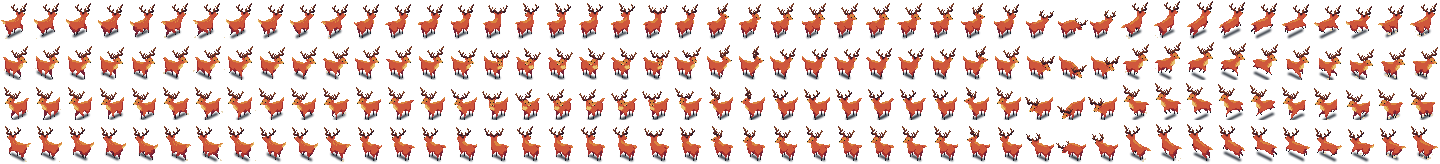
#> input picture images/deer-land.png, 1440 x 164 px
$ python deer_render.py --out out.png
#> lines starting #> are read from the running program, lines starting #| are printed output that depends on the picture
### spritecraft/deer_skeleton.py
#!/usr/bin/env python3
"""The red deer's skeleton in true space, reverse-engineered from the artist's standing
stag (images/deer-land.png), and checked by projecting it back onto the sprites.

Usage (needs Python 3 with numpy and Pillow):

    python3 spritecraft/deer_skeleton.py                 # fit, print measurements and errors
    python3 spritecraft/deer_skeleton.py --overlay o.png # also draw the projected skeleton
                                                         # over the sprites, enlarged
    python3 spritecraft/deer_skeleton.py --wire w.png    # the whole skeleton in all 8 facings

PROJECTION (as spritecraft/isomet-render.html): a point (x, y, z) in true space, x and y
along the map's grid axes and z up, lands on screen at
    u = x - y,   v = (x + y) / 2 - z
in sprite pixels. So a unit of true space is a pixel of height; a grid axis is drawn at
2:1. The deer's own axes: forward f, left s (its left side), up z. Facing grid direction
F (a unit grid vector), with L its left (F turned a quarter clockwise on the map seen
from above, as the grid's y axis points down-left on screen), a body point (f, s, z)
is at origin + f F + s L in the grid.

THE FRAMES READ: the idle sequence's straight-ahead standing pose, column 27, in the two
facings the artist drew (the other two are these mirrored): row 1 facing grid E
(screen down-right) and row 0 facing grid N (up-right). Both show the deer's left side.
LANDMARKS (pixel centres, read by eye from the 32 x 41 frames; see READINGS):
    feet          where each hoof meets the ground: the bottom pixel of each leg
    hip, withers  the top of the body (the spine) above the hind and the front legs
    belly, chest  the bottom of the body below the hind and the front legs
    tail          the tip of the tail
    poll          the back of the head, where the neck's spine ends
    crown         the top-centre of the head, between the antlers' bases
    eye           the near (left) eye
    nose          the tip of the nose
The body points lie on its midline (s = 0), the feet on the ground (z = 0), and the
model is left-right symmetric; with two views of each point, the fit (least squares) is
over-determined, and its errors on reprojection say how far the art departs from one
rigid 3D deer (pixel art is drawn by eye, a pixel at a time).
"""

import argparse
from pathlib import Path

import numpy as np
from PIL import Image, ImageDraw

PROJECT = Path(__file__).resolve().parent.parent
FW, FH = 32, 41

# facing: (sheet row, F, L) with F, L grid unit vectors
VIEWS = {
    "E": (1, (1, 0), (0, 1)),
    "N": (0, (0, -1), (1, 0)),
}

# READINGS: (u, v) pixel centres, by view (+0.5 is the centre of a pixel's cell)
c = lambda x, y: (x + 0.5, y + 0.5)
READINGS = {
    "E": {
        "footHL": c(7, 33), "footHR": c(10, 32), "footFL": c(16, 37), "footFR": c(17, 35),
        "hip": c(8.5, 19), "belly": c(8.5, 28), "withers": c(15.5, 21), "chest": c(16.5, 29.5),
        "tail": c(2, 17), "poll": c(17, 16), "crown": c(19.5, 15.5), "eye": c(19, 16.5),
        "nose": c(24, 17),
    },
    "N": {
        "footHL": c(10, 37), "footHR": c(7, 36), "footFL": c(17, 33), "footFR": c(15, 31),
        "hip": c(8.5, 21), "belly": c(8.5, 30), "withers": c(14.5, 20), "chest": c(16, 29.5),
        "tail": c(2, 23.5), "poll": c(15, 15), "crown": c(17, 13.5), "eye": c(19, 17),
        "nose": c(24, 18),
    },
}

# The model's unknowns, and each landmark in terms of them: (f, s, z), each a name of an
# unknown, a number, or a (sign, name) pair.
PARAMS = ["fH", "sH", "fF", "sF", "zHip", "zBelly", "zWithers", "zChest", "fTail", "zTail",
          "fPoll", "zPoll", "fCrown", "zCrown", "fEye", "sEye", "zEye", "fNose", "zNose"]
MODEL = {
    "footHL": ("fH", "sH", 0), "footHR": ("fH", (-1, "sH"), 0),
    "footFL": ("fF", "sF", 0), "footFR": ("fF", (-1, "sF"), 0),
    "hip": ("fH", 0, "zHip"), "belly": ("fH", 0, "zBelly"),
    "withers": ("fF", 0, "zWithers"), "chest": ("fF", 0, "zChest"),
    "tail": ("fTail", 0, "zTail"), "poll": ("fPoll", 0, "zPoll"), "crown": ("fCrown", 0, "zCrown"),
    "eye": ("fEye", "sEye", "zEye"), "nose": ("fNose", 0, "zNose"),
}


def term(t, n):
    """t as a coefficient row over PARAMS (and a constant)."""
    row = np.zeros(n)
    if isinstance(t, str):
        row[PARAMS.index(t)] = 1
        return row, 0.0
    if isinstance(t, tuple):
        row[PARAMS.index(t[1])] = t[0]
        return row, 0.0
    return row, float(t)


# [4 lines left out: function project, not called in this run]


HEAD = {"poll", "crown", "eye", "nose"}


def fit(yaws=None):
    """Least squares over PARAMS and each view's origin (its ground point, in grid units
    relative to the frame's: u0, v0), with the neck and head turned by yaws[view] (radians,
    to the deer's left) about the withers."""
    yaws = yaws or {v: 0.0 for v in VIEWS}
    views = list(VIEWS)
    n = len(PARAMS) + 2 * len(views)
    A, b = [], []
    for vi, view in enumerate(views):
        _, F, L = VIEWS[view]
        for name, (u, v) in READINGS[view].items():
            ft, st, zt = MODEL[name]
            rf, cf = term(ft, n)
            rs, cs = term(st, n)
            rz, cz = term(zt, n)
            if name in HEAD:  # turned about the withers: f' = fF + (f-fF) cos - s sin, s' = (f-fF) sin + s cos
                co, si = np.cos(yaws[view]), np.sin(yaws[view])
                rW, _ = term("fF", n)
                rf, rs, cf, cs = (rW + (rf - rW) * co - rs * si, (rf - rW) * si + rs * co,
                                  cf * co - cs * si, cf * si + cs * co)
            # u = (f F + s L).x - (...).y + u0 ;  v = ((...).x + (...).y) / 2 - z + v0
            ru = rf * (F[0] - F[1]) + rs * (L[0] - L[1])
            rv = rf * (F[0] + F[1]) / 2 + rs * (L[0] + L[1]) / 2 - rz
            ru[len(PARAMS) + 2 * vi] = 1
            rv[len(PARAMS) + 2 * vi + 1] = 1
            A += [ru, rv]
            b += [u - (cf * (F[0] - F[1]) + cs * (L[0] - L[1])),
                  v - (cf * (F[0] + F[1]) / 2 + cs * (L[0] + L[1]) / 2 - cz)]
    A, b = np.array(A), np.array(b)
    # gauge: f is measured from the midpoint between the hind and front feet
    gauge = np.zeros(n); gauge[PARAMS.index("fH")] = 1; gauge[PARAMS.index("fF")] = 1
    A = np.vstack([A, gauge * 100]); b = np.append(b, 0)
    sol, *_ = np.linalg.lstsq(A, b, rcond=None)
    p = dict(zip(PARAMS, sol[:len(PARAMS)]))
    origins = {view: sol[len(PARAMS) + 2 * vi: len(PARAMS) + 2 * vi + 2] for vi, view in enumerate(views)}
    return p, origins, float(np.sum((A[:-1] @ sol - b[:-1]) ** 2))


def fit_yaws():
    """The head's turn in each view that best fits (searched by degrees)."""
    best = None
    for a in range(-90, 91, 3):
        for b in range(-90, 91, 3):
            yaws = {"E": np.radians(a), "N": np.radians(b)}
            p, o, err = fit(yaws)
            if best is None or err < best[3]:
                best = (p, o, yaws, err)
    return best


# [35 lines left out: functions point, screen, measurements, not called in this run]


# THE INFERRED SKELETON. The sprites draw only the lowest part of each leg as a stick (the
# pastern, the cannon and a little above); the upper leg is body-coloured, unoutlined, inside
# the body's silhouette. So the joints are placed by a real red deer stag's proportions
# (withers about 1.2 m; approximate), fitted to the art's own body, whose chest and belly
# are deeper and legs shorter than life: a height is mapped piecewise, below the body's
# underline (brisket, flank) in proportion to it, above it between the underline and the
# topline. Fore-and-aft and sideways offsets are a stag's centimetres at the art's length
# scale (its hoof-to-hoof length, fF - fH, against a stag's STAG_HOOVES_CM).
# Shoulders and hips are on the sides of the body, not on the spine: the shoulder blade is
# slung in muscle beside the withers (no joint with the spine); the hip joints are in the
# pelvis, which hangs from the spine at the sacrum (the art's "hip" landmark).
#   joint: (height as a share of withers, forward of the leg's hoof in cm, out from the midline in cm)
STAG_FORE = {
    "scapula": (0.88, -8, 8),      # top of the shoulder blade
    "shoulder": (0.67, 12, 14),    # point of the shoulder: the shoulder joint
    "elbow": (0.53, -4, 12),
    "carpus": (0.30, 1, None),     # the foreleg's "knee" (the wrist); None: as the hoof
    "fetlockF": (0.09, -4, None),
}
STAG_HIND = {
    "coxa": (0.92, 10, 18),        # point of the hip: the wing of the pelvis
    "hipjoint": (0.77, -6, 15),
    "ischium": (0.82, -24, 8),     # pin bone
    "stifle": (0.58, 10, 16),      # the hind "knee"
    "hock": (0.36, -10, None),
    "fetlockH": (0.09, -4, None),
}
STAG_UNDERLINE = 0.52              # brisket and flank height, as a share of withers
STAG_HOOVES_CM = 75                # hind hooves to fore hooves, standing square
EYE_S = 1.0                        # the eyes' half-spacing (both views show one side: the fit can't see it)

SIDES = {"L": 1, "R": -1}
BONES = ([("tail", "sacrum"), ("sacrum", "withers"), ("withers", "poll"), ("poll", "crown"),
          ("crown", "nose"), ("poll", "nose")]
         + [(a + x, b + x) for x in SIDES for a, b in [
             ("sacrum", "coxa"), ("coxa", "hipjoint"), ("hipjoint", "ischium"), ("ischium", "sacrum"),
             ("hipjoint", "stifle"), ("stifle", "hock"), ("hock", "fetlockH"), ("fetlockH", "hoofH"),
             ("scapula", "shoulder"), ("shoulder", "elbow"), ("elbow", "carpus"), ("carpus", "fetlockF"),
             ("fetlockF", "hoofF")]])
SOFT = ([("scapula" + x, "withers") for x in SIDES]                 # muscle, not bone
        + [("shoulderL", "shoulderR"), ("hipjointL", "hipjointR")])  # across the body, for reading depth
_midline = lambda n: n[:-1] if n[:-1] == "sacrum" else n  # the sacrum is one, on the midline
BONES = [(_midline(a), _midline(b)) for a, b in BONES]


# [57 lines left out: functions joints, bone_lengths, to_screen, leg_check, not called in this run]


NEAR, FAR, SOFTC, HEADC = (200, 30, 30), (240, 150, 150), (150, 150, 150), (30, 60, 200)


# [34 lines left out: functions draw_skeleton, overlay, not called in this run]


# the eight facings: grid unit vectors of the deer's forward F and left L, by the game's
# DIR_* order; with the frame's ground point (the critter's position: animat.js) POSITION_F
# forward of the middle between the hooves (the fit's ground points)
S2 = 2 ** -0.5
FACINGS = {
    "E": ((1, 0), (0, 1)), "SE": ((S2, S2), (-S2, S2)), "S": ((0, 1), (-1, 0)), "SW": ((-S2, S2), (-S2, -S2)),
    "W": ((-1, 0), (0, -1)), "NW": ((-S2, -S2), (S2, -S2)), "N": ((0, -1), (1, 0)), "NE": ((S2, -S2), (S2, S2)),
}
GROUND = (16, 33)
POSITION_F = 3.4


def near_side(F, L):
    """The side nearer the camera (which looks along -(1, 1, 1)): the one whose L points toward +x+y."""
    return "L" if L[0] + L[1] > 0 or (L[0] + L[1] == 0 and L[0] > 0) else "R"


# [57 lines left out: functions wireframe, main, not called in this run]


# [2 lines that do not run on import are left out]

### spritecraft/deer_render.py
#!/usr/bin/env python3
"""A first pass at drawing the stag from its skeleton (deer_skeleton.py) in any facing:
simple solids hung on the skeleton, projected isometrically and painted in the artist's
palette. GENERATED ART: not the artist's, and not canonical (admin/design_notes.md).

Usage (needs Python 3 with numpy and Pillow):

    python3 spritecraft/deer_render.py --out /tmp/deer-facings.png   # the standing stag in
                                                                    # all 8 facings, beside
                                                                    # the artist's 4 (enlarged)

THE SOLIDS (true space, the deer's own axes: f forward, s left, z up; see deer_skeleton.py):
the body an ellipsoid between the hips and the withers; the neck and head capsules from
the withers to the poll and on to the nose; the legs thin capsules from the body to the
hooves; the tail; the antlers as branching lines. Each is sampled densely over its
surface, every sample projected (u = x - y, v = (x + y) / 2 - z) and the nearest to the
camera kept for each pixel (depth x + y + z: the camera looks down along -(1, 1, 1)).
SHADING: by the surface's normal: facing up, the highlight; facing down or away from the
light (from the camera's upper left), the shade; else the base coat.
"""

import argparse
from pathlib import Path

import numpy as np
from PIL import Image

import deer_skeleton as sk

PROJECT = Path(__file__).resolve().parent.parent
FW, FH = 32, 41
GROUND = (16, 33)         # the critter's position in the frame (animat.js: x centre, topToShadow)
POSITION_F = 3.4          # ...is this far forward of the middle between the feet (fit: deer_skeleton.py)

# the artist's palette (images/deer-land.png)
COAT, LIGHT, SHADE, DARK = (207, 87, 60), (218, 134, 62), (165, 48, 48), (117, 36, 56)
PALE, BLACK, SHADOW = (232, 193, 112), (16, 20, 31), (21, 29, 40)
ANTLER = [(136, 75, 43), (96, 44, 44), (52, 28, 39)]

# facings: grid unit vectors of the deer's forward and left (left: forward turned a quarter
# clockwise on screen... as deer_skeleton.VIEWS), by the game's DIR_* order E..NE
S2 = 2 ** -0.5
FACINGS = {
    "E": ((1, 0), (0, 1)), "SE": ((S2, S2), (-S2, S2)), "S": ((0, 1), (-1, 0)), "SW": ((-S2, S2), (-S2, -S2)),
    "W": ((-1, 0), (0, -1)), "NW": ((-S2, -S2), (S2, -S2)), "N": ((0, -1), (1, 0)), "NE": ((S2, -S2), (S2, S2)),
}


def solids(p):
    """Sample points (f, s, z), their normals and colours."""
    pts, nrm, col = [], [], []

    def add(P, N, C):
        pts.append(P); nrm.append(N); col.append(np.broadcast_to(np.array(C, float), P.shape).copy() if np.ndim(C) == 1 else C)

    def ellipsoid(c, r, colour, n=60):
        a, b = np.meshgrid(np.linspace(0, np.pi, n), np.linspace(0, 2 * np.pi, 2 * n))
        d = np.stack([np.cos(a), np.sin(a) * np.cos(b), np.sin(a) * np.sin(b)], -1).reshape(-1, 3)
        add(np.array(c) + d * r, d / np.array(r), colour)

    def capsule(p0, p1, r0, r1, colour, n=24):
        p0, p1 = np.array(p0, float), np.array(p1, float)
        axis = p1 - p0; L = np.linalg.norm(axis); ax = axis / L
        ref = np.array([0, 0, 1.0]) if abs(ax[2]) < 0.9 else np.array([0, 1.0, 0])
        e1 = np.cross(ax, ref); e1 /= np.linalg.norm(e1); e2 = np.cross(ax, e1)
        t, th = np.meshgrid(np.linspace(0, 1, max(4, int(L * 6))), np.linspace(0, 2 * np.pi, n))
        t, th = t.ravel(), th.ravel()
        r = r0 + (r1 - r0) * t
        d = np.cos(th)[:, None] * e1 + np.sin(th)[:, None] * e2
        add(p0 + t[:, None] * axis + d * r[:, None], d, colour)
        for c, rr in ((p0, r0), (p1, r1)):
            ellipsoid(c, (rr, rr, rr), colour, 10)

    fH, fF, sH, sF = p["fH"], p["fF"], p["sH"], p["sF"]
    zMid = (p["zHip"] + p["zBelly"]) / 2
    half = (p["zHip"] - p["zBelly"]) / 2
    # body
    # (the art's body runs from the rump, 4 behind the hips, to the chest, 3 before the shoulders)
    ellipsoid(((fH - 4 + fF + 3) / 2, 0, zMid - 0.2), ((fF + 3 - fH + 4) / 2, 2.4, half), COAT)
    # neck and head (straight ahead)
    poll, nose = (p["fPoll"], 0, p["zPoll"]), (p["fNose"], 0, p["zNose"])
    capsule((fF + 0.8, 0, zMid + 1.5), poll, 2.2, 1.5, COAT)
    capsule(poll, (p["fNose"] - 0.8, 0, p["zNose"] + 0.2), 1.6, 1.0, COAT)
    ellipsoid((p["fNose"] - 1.6, 0, p["zNose"] - 0.6), (1.4, 0.9, 0.8), PALE)   # muzzle and jaw
    ellipsoid(nose, (0.6, 0.6, 0.6), BLACK, 8)
    for side in (1, -1):
        ellipsoid((p["fEye"], side * 1.25, p["zEye"]), (0.45, 0.3, 0.45), BLACK, 8)
        ellipsoid((p["fPoll"] - 0.3, side * 1.4, p["zPoll"] + 0.8), (0.4, 0.5, 0.9), COAT, 8)  # ears
    # throat patch
    capsule((fF + 1.6, 0, zMid + 0.5), (p["fPoll"] + 1.2, 0, p["zPoll"] - 1.4), 1.2, 0.8, PALE)
    # tail
    capsule((p["fTail"] + 2.6, 0, p["zTail"] - 0.6), (p["fTail"] + 0.6, 0, p["zTail"]), 0.9, 0.7, LIGHT)
    # legs: thigh and upper arm inside the body, the rest thin, the hoof black
    for f, s, top in ((fH, sH, p["zBelly"] + 2), (fF, sF, p["zChest"] + 2)):
        for side in (1, -1):
            capsule((f, side * s, top), (f, side * s, 1.4), 0.45, 0.35, DARK)
            capsule((f, side * s, 1.2), (f, side * s, 0.4), 0.35, 0.35, BLACK)
    # antlers: a beam each side, up and back, with tines (rough, from the art's spread)
    for side in (1, -1):
        b0 = np.array([p["fCrown"] - 0.4, side * 0.9, p["zCrown"]])
        beam = [b0, b0 + [-0.8, side * 2.0, 2.6], b0 + [-1.8, side * 3.8, 5.4], b0 + [-1.6, side * 5.0, 8.6]]
        for k in range(len(beam) - 1):
            capsule(beam[k], beam[k + 1], 0.45, 0.4, ANTLER[1])
        for k, tine in ((0, [2.2, side * 0.3, 1.2]), (1, [2.0, side * 0.5, 2.0]), (2, [1.4, side * 0.8, 2.4]), (3, [-0.8, side * 0.6, 1.4])):
            capsule(beam[k], beam[k] + tine, 0.4, 0.3, ANTLER[0])
    P = np.concatenate(pts); N = np.concatenate(nrm); C = np.concatenate(col)
    N /= np.linalg.norm(N, axis=1, keepdims=True) + 1e-9
    return P, N, C


def render(p, facing, light_dir=(-0.4, 0.3, 0.85)):
    """The stag standing, facing `facing` (a key of FACINGS): a 32 x 41 RGBA frame."""
    F, L = (np.array(v, float) for v in FACINGS[facing])
    P, N, C = solids(p)
    # deer axes -> grid: x, y = (f - POSITION_F) F + s L; normals likewise
    gx = (P[:, 0] - POSITION_F)[:, None] * F + P[:, 1][:, None] * L
    x, y, z = gx[:, 0], gx[:, 1], P[:, 2]
    u = x - y + GROUND[0]
    v = (x + y) / 2 - z + GROUND[1]
    depth = x + y + z
    nx = N[:, 0][:, None] * F + N[:, 1][:, None] * L
    n3 = np.stack([nx[:, 0], nx[:, 1], N[:, 2]], 1)
    # light from the camera's upper left on screen: in the grid, toward -x, +y a little, and up
    ld = np.array(light_dir); ld /= np.linalg.norm(ld)
    lit = n3 @ ld
    img = np.zeros((FH, FW, 4), np.uint8)
    zbuf = np.full((FH, FW), -np.inf)
    px, py = np.floor(u).astype(int), np.floor(v).astype(int)
    ok = (px >= 0) & (px < FW) & (py >= 0) & (py < FH)
    for i in np.nonzero(ok)[0][np.argsort(depth[ok])]:
        X, Y = px[i], py[i]
        if depth[i] < zbuf[Y, X]:
            continue
        zbuf[Y, X] = depth[i]
        c = tuple(int(t) for t in C[i])
        if c == COAT:
            c = LIGHT if n3[i, 2] > 0.75 else SHADE if lit[i] < -0.15 or n3[i, 2] < -0.55 else COAT
        elif c == PALE and lit[i] < -0.3:
            c = LIGHT
        elif c in ANTLER and lit[i] < 0:
            c = ANTLER[2]
        img[Y, X] = (*c, 255)
    # the shadow: a soft ellipse on the ground under the body, behind everything
    sh = np.zeros((FH, FW))
    for t in np.linspace(-1, 1, 60):
        for w in np.linspace(-1, 1, 20):
            f = (p["fH"] + p["fF"]) / 2 - 0.6 + t * ((p["fF"] - p["fH"]) / 2 + 3)
            s = w * 2.2
            g = (f - POSITION_F) * F + s * L
            U, V = int(np.floor(g[0] - g[1] + GROUND[0])), int(np.floor((g[0] + g[1]) / 2 + GROUND[1]))
            if 0 <= U < FW and 0 <= V < FH:
                sh[V, U] = max(sh[V, U], 1 - 0.6 * (t * t + w * w))
    for Y in range(FH):
        for X in range(FW):
            if img[Y, X, 3] == 0 and sh[Y, X] > 0:
                img[Y, X] = (*SHADOW, int(60 + 120 * sh[Y, X]))
    return img


def main():
    ap = argparse.ArgumentParser(description=__doc__, formatter_class=argparse.RawDescriptionHelpFormatter)
    ap.add_argument("--out", type=Path, required=True)
    args = ap.parse_args()
    p, _, _, _ = sk.fit_yaws()
    sheet = Image.open(PROJECT / "images/deer-land.png").convert("RGBA")
#> sheet is the input picture: PIL image 1440x164 RGBA; mean R, G, B, A 39.7, 19.5, 15, 61.6
    art = {"E": sheet.crop((27 * FW, 1 * FH, 28 * FW, 2 * FH)), "N": sheet.crop((27 * FW, 0, 28 * FW, FH)),
           "W": sheet.crop((27 * FW, 3 * FH, 28 * FW, 4 * FH)), "S": sheet.crop((27 * FW, 2 * FH, 28 * FW, 3 * FH))}
    order = ["E", "SE", "S", "SW", "W", "NW", "N", "NE"]
    S = 4
    out = Image.new("RGBA", (len(order) * (FW + 2) * S, 2 * (FH + 2) * S), (120, 170, 90, 255))
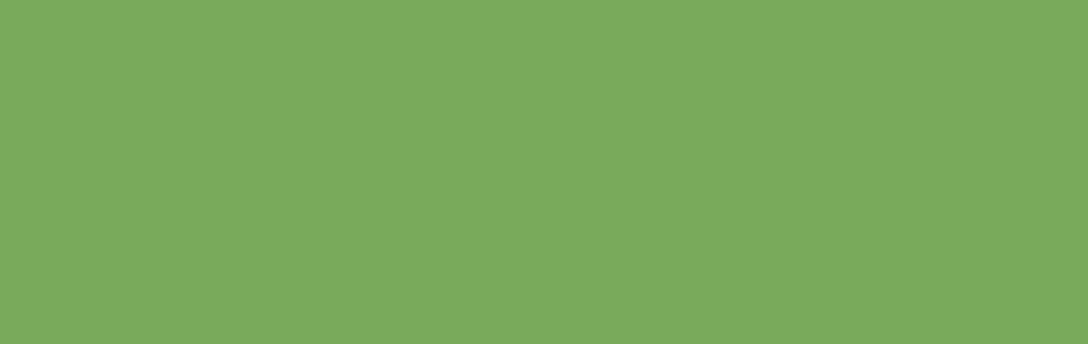
#> out: PIL image 1088x344 RGBA; mean R, G, B, A 120, 170, 90, 255
    for k, fc in enumerate(order):
        fr = Image.fromarray(render(p, fc), "RGBA")
        out.paste(fr.resize((FW * S, FH * S), Image.NEAREST), (k * (FW + 2) * S, 0), fr.resize((FW * S, FH * S), Image.NEAREST))
        if fc in art:
            a = art[fc].resize((FW * S, FH * S), Image.NEAREST)
            out.paste(a, (k * (FW + 2) * S, (FH + 2) * S), a)
#> this loop made 8 passes
#> pass 1, in main, `fr = Image.fromarray(render(p, fc), "RGBA")`:
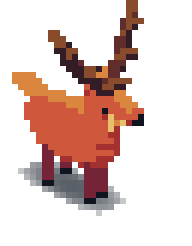
#> fr: PIL image 32x41 RGBA (shown 6 times larger); mean R, G, B, A 41.2, 20, 15.1, 68.9; transparent parts drawn white
#> pass 1, in main, `a = art[fc].resize((FW * S, FH * S), Image.NEAREST)`:
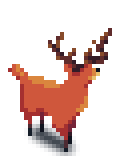
#> a: PIL image 128x164 RGBA; mean R, G, B, A 38.7, 18.1, 14.1, 60.2; transparent parts drawn white
#> pass 3, in main, `fr = Image.fromarray(render(p, fc), "RGBA")`:
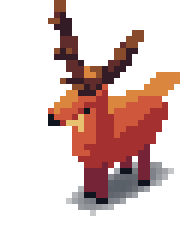
#> fr: PIL image 32x41 RGBA (shown 6 times larger); mean R, G, B, A 38.5, 17.7, 14.5, 68.7; transparent parts drawn white
#> after the loop:
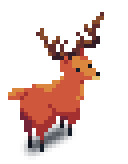
#> a: PIL image 128x164 RGBA; mean R, G, B, A 39.6, 18.8, 14.5, 61.6; transparent parts drawn white
#> after the loop:
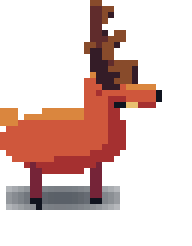
#> fr: PIL image 32x41 RGBA (shown 6 times larger); mean R, G, B, A 44.7, 20.4, 15.9, 73.4; transparent parts drawn white
#> after the loop:
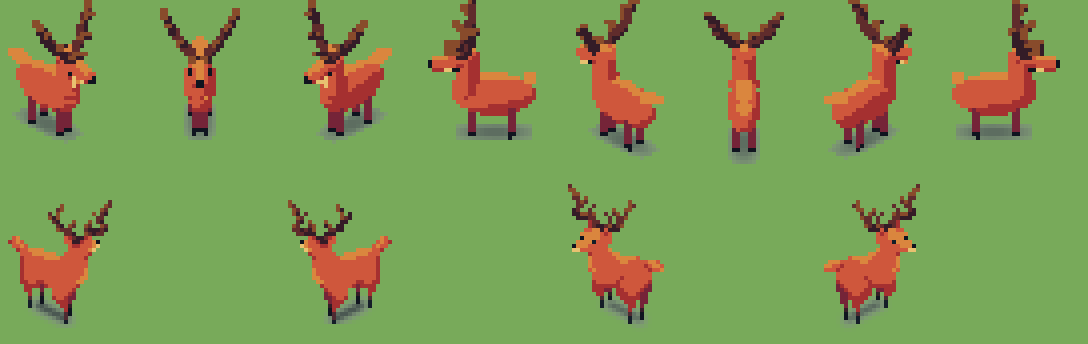
#> out: PIL image 1088x344 RGBA; mean R, G, B, A 125.3, 153.1, 83.7, 253.5; transparent parts drawn white
    out.save(args.out)
    print("wrote", args.out, "(top: generated, by facing", " ".join(order) + "; bottom: the artist's, where drawn)")


if __name__ == "__main__":
    main()
